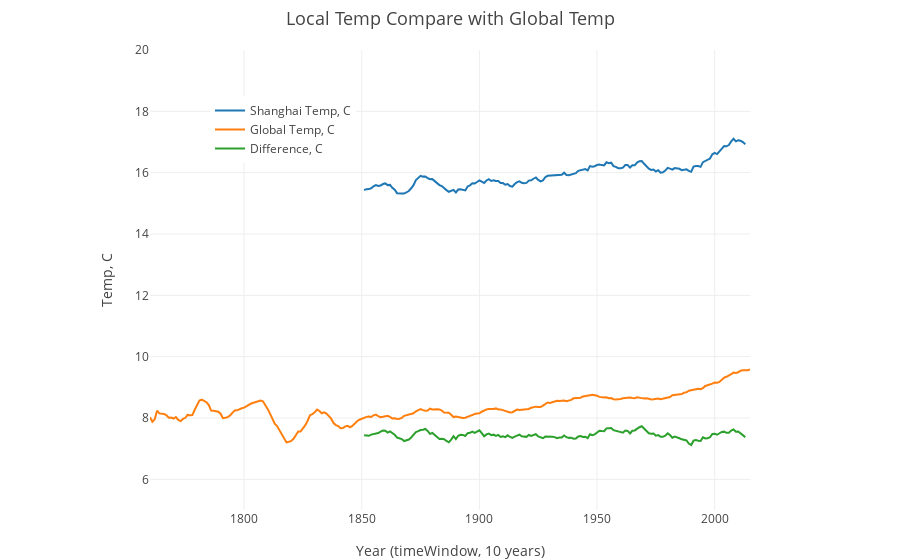

Notebook code for this chart:
### Code cell
fig = go.Figure(data=[trace_sh,trace_gl,trace_diff],layout=layout)
py.iplot(fig, filename='Local Temp vs Global Temp')

### Figure 1 — Plotly figure (JSON) as saved in the notebook; plotly's stock layout.template omitted (floating-point values rounded to 4 significant figures; data arrays with more than 128 entries replaced by an {"elided": "..."} marker saying what was removed)
{"data": [{"mode": "lines", "name": "Shanghai Temp, C", "type": "scatter", "x": {"elided": "163 int values"}, "y": {"elided": "163 float values"}}, {"mode": "lines", "name": "Global Temp, C", "type": "scatter", "x": {"elided": "256 int values"}, "y": {"elided": "256 float values"}}, {"mode": "lines", "name": "Difference, C", "type": "scatter", "x": {"elided": "163 int values"}, "y": {"elided": "163 float values"}}], "layout": {"legend": {"x": 0.1, "y": 0.9}, "margin": {"b": 50, "l": 150, "r": 150, "t": 50}, "title": "Local Temp Compare with Global Temp", "titlefont": {"size": 18}, "xaxis": {"title": "Year (timeWindow, 10 years)"}, "yaxis": {"range": [5, 20], "title": "Temp, C"}}}
